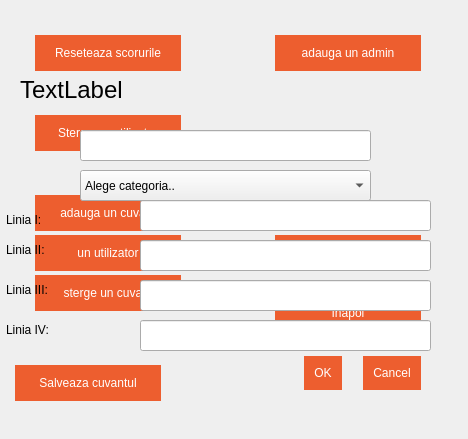
<?xml version="1.0" encoding="UTF-8"?>
<ui version="4.0">
 <class>AdminDialog</class>
 <widget class="QDialog" name="AdminDialog">
  <property name="geometry">
   <rect>
    <x>0</x>
    <y>0</y>
    <width>468</width>
    <height>439</height>
   </rect>
  </property>
  <property name="minimumSize">
   <size>
    <width>468</width>
    <height>439</height>
   </size>
  </property>
  <property name="maximumSize">
   <size>
    <width>468</width>
    <height>439</height>
   </size>
  </property>
  <property name="windowTitle">
   <string>Dialog</string>
  </property>
  <widget class="QDialogButtonBox" name="buttonBox">
   <property name="geometry">
    <rect>
     <x>-60</x>
     <y>330</y>
     <width>481</width>
     <height>71</height>
    </rect>
   </property>
   <property name="minimumSize">
    <size>
     <width>481</width>
     <height>71</height>
    </size>
   </property>
   <property name="styleSheet">
    <string notr="true">.QPushButton {
font-family: 'Segoe UI', 'Open Sans', Arial, sans-serif;
    color: rgb(255, 255, 255);
    text-decoration: none;
    text-align: center;
    padding: 10px;
    margin: 15px 0px 0px 15px;
    font-size: 12px;
    text-transform: uppercase;
    background: #ED5E2F;
    color: #FFF;
    border: 0px none;
    outline: 0px none;
}

.QPushButton:hover {
  background: #3498db;
  background-image: -webkit-linear-gradient(top, #3498db, #3498db);
  background-image: -moz-linear-gradient(top, #3498db, #3498db);
  background-image: -ms-linear-gradient(top, #3498db, #3498db);
  background-image: -o-linear-gradient(top, #3498db, #3498db);
  background-image: linear-gradient(to bottom, #3498db, #3498db);
  text-decoration: none;
}

.QPushButton:pressed {
    background: #F6A953;
}</string>
   </property>
   <property name="orientation">
    <enum>Qt::Horizontal</enum>
   </property>
   <property name="standardButtons">
    <set>QDialogButtonBox::Cancel|QDialogButtonBox::Ok</set>
   </property>
  </widget>
  <widget class="QPushButton" name="pushButton_10">
   <property name="geometry">
    <rect>
     <x>20</x>
     <y>20</y>
     <width>161</width>
     <height>51</height>
    </rect>
   </property>
   <property name="styleSheet">
    <string notr="true">.QPushButton {
font-family: 'Segoe UI', 'Open Sans', Arial, sans-serif;
    color: rgb(255, 255, 255);
    text-decoration: none;
    text-align: center;
    padding: 10px;
    margin: 15px 0px 0px 15px;
    font-size: 12px;
    text-transform: uppercase;
    background: #ED5E2F;
    color: #FFF;
    border: 0px none;
    outline: 0px none;
}

.QPushButton:hover {
  background: #3498db;
  background-image: -webkit-linear-gradient(top, #3498db, #3498db);
  background-image: -moz-linear-gradient(top, #3498db, #3498db);
  background-image: -ms-linear-gradient(top, #3498db, #3498db);
  background-image: -o-linear-gradient(top, #3498db, #3498db);
  background-image: linear-gradient(to bottom, #3498db, #3498db);
  text-decoration: none;
}

.QPushButton:pressed {
    background: #F6A953;
}</string>
   </property>
   <property name="text">
    <string>Reseteaza scorurile</string>
   </property>
  </widget>
  <widget class="QPushButton" name="pushButton_11">
   <property name="geometry">
    <rect>
     <x>20</x>
     <y>100</y>
     <width>161</width>
     <height>51</height>
    </rect>
   </property>
   <property name="styleSheet">
    <string notr="true">.QPushButton {
font-family: 'Segoe UI', 'Open Sans', Arial, sans-serif;
    color: rgb(255, 255, 255);
    text-decoration: none;
    text-align: center;
    padding: 10px;
    margin: 15px 0px 0px 15px;
    font-size: 12px;
    text-transform: uppercase;
    background: #ED5E2F;
    color: #FFF;
    border: 0px none;
    outline: 0px none;
}

.QPushButton:hover {
  background: #3498db;
  background-image: -webkit-linear-gradient(top, #3498db, #3498db);
  background-image: -moz-linear-gradient(top, #3498db, #3498db);
  background-image: -ms-linear-gradient(top, #3498db, #3498db);
  background-image: -o-linear-gradient(top, #3498db, #3498db);
  background-image: linear-gradient(to bottom, #3498db, #3498db);
  text-decoration: none;
}

.QPushButton:pressed {
    background: #F6A953;
}</string>
   </property>
   <property name="text">
    <string>Sterge un utilizator</string>
   </property>
  </widget>
  <widget class="QPushButton" name="pushButton_12">
   <property name="geometry">
    <rect>
     <x>20</x>
     <y>180</y>
     <width>161</width>
     <height>51</height>
    </rect>
   </property>
   <property name="styleSheet">
    <string notr="true">.QPushButton {
font-family: 'Segoe UI', 'Open Sans', Arial, sans-serif;
    color: rgb(255, 255, 255);
    text-decoration: none;
    text-align: center;
    padding: 10px;
    margin: 15px 0px 0px 15px;
    font-size: 12px;
    text-transform: uppercase;
    background: #ED5E2F;
    color: #FFF;
    border: 0px none;
    outline: 0px none;
}

.QPushButton:hover {
  background: #3498db;
  background-image: -webkit-linear-gradient(top, #3498db, #3498db);
  background-image: -moz-linear-gradient(top, #3498db, #3498db);
  background-image: -ms-linear-gradient(top, #3498db, #3498db);
  background-image: -o-linear-gradient(top, #3498db, #3498db);
  background-image: linear-gradient(to bottom, #3498db, #3498db);
  text-decoration: none;
}

.QPushButton:pressed {
    background: #F6A953;
}</string>
   </property>
   <property name="text">
    <string>adauga un cuvant</string>
   </property>
  </widget>
  <widget class="QPushButton" name="pushButton_13">
   <property name="geometry">
    <rect>
     <x>20</x>
     <y>260</y>
     <width>161</width>
     <height>51</height>
    </rect>
   </property>
   <property name="styleSheet">
    <string notr="true">.QPushButton {
font-family: 'Segoe UI', 'Open Sans', Arial, sans-serif;
    color: rgb(255, 255, 255);
    text-decoration: none;
    text-align: center;
    padding: 10px;
    margin: 15px 0px 0px 15px;
    font-size: 12px;
    text-transform: uppercase;
    background: #ED5E2F;
    color: #FFF;
    border: 0px none;
    outline: 0px none;
}

.QPushButton:hover {
  background: #3498db;
  background-image: -webkit-linear-gradient(top, #3498db, #3498db);
  background-image: -moz-linear-gradient(top, #3498db, #3498db);
  background-image: -ms-linear-gradient(top, #3498db, #3498db);
  background-image: -o-linear-gradient(top, #3498db, #3498db);
  background-image: linear-gradient(to bottom, #3498db, #3498db);
  text-decoration: none;
}

.QPushButton:pressed {
    background: #F6A953;
}</string>
   </property>
   <property name="text">
    <string>sterge un cuvant</string>
   </property>
  </widget>
  <widget class="QPushButton" name="pushButton_14">
   <property name="geometry">
    <rect>
     <x>260</x>
     <y>20</y>
     <width>161</width>
     <height>51</height>
    </rect>
   </property>
   <property name="styleSheet">
    <string notr="true">.QPushButton {
font-family: 'Segoe UI', 'Open Sans', Arial, sans-serif;
    color: rgb(255, 255, 255);
    text-decoration: none;
    text-align: center;
    padding: 10px;
    margin: 15px 0px 0px 15px;
    font-size: 12px;
    text-transform: uppercase;
    background: #ED5E2F;
    color: #FFF;
    border: 0px none;
    outline: 0px none;
}

.QPushButton:hover {
  background: #3498db;
  background-image: -webkit-linear-gradient(top, #3498db, #3498db);
  background-image: -moz-linear-gradient(top, #3498db, #3498db);
  background-image: -ms-linear-gradient(top, #3498db, #3498db);
  background-image: -o-linear-gradient(top, #3498db, #3498db);
  background-image: linear-gradient(to bottom, #3498db, #3498db);
  text-decoration: none;
}

.QPushButton:pressed {
    background: #F6A953;
}</string>
   </property>
   <property name="text">
    <string>adauga un admin</string>
   </property>
  </widget>
  <widget class="QPushButton" name="pushButton_15">
   <property name="geometry">
    <rect>
     <x>20</x>
     <y>220</y>
     <width>161</width>
     <height>51</height>
    </rect>
   </property>
   <property name="styleSheet">
    <string notr="true">.QPushButton {
font-family: 'Segoe UI', 'Open Sans', Arial, sans-serif;
    color: rgb(255, 255, 255);
    text-decoration: none;
    text-align: center;
    padding: 5px;
    margin: 15px 0px 0px 15px;
    font-size: 12px;
    text-transform: uppercase;
    background: #ED5E2F;
    color: #FFF;
    border: 0px none;
    outline: 0px none;
}

.QPushButton:hover {
  background: #3498db;
  background-image: -webkit-linear-gradient(top, #3498db, #3498db);
  background-image: -moz-linear-gradient(top, #3498db, #3498db);
  background-image: -ms-linear-gradient(top, #3498db, #3498db);
  background-image: -o-linear-gradient(top, #3498db, #3498db);
  background-image: linear-gradient(to bottom, #3498db, #3498db);
  text-decoration: none;
}

.QPushButton:pressed {
    background: #F6A953;
}</string>
   </property>
   <property name="text">
    <string>un utilizator</string>
   </property>
  </widget>
  <widget class="QPushButton" name="pushButton_16">
   <property name="geometry">
    <rect>
     <x>260</x>
     <y>220</y>
     <width>161</width>
     <height>51</height>
    </rect>
   </property>
   <property name="styleSheet">
    <string notr="true">.QPushButton {
font-family: 'Segoe UI', 'Open Sans', Arial, sans-serif;
    color: rgb(255, 255, 255);
    text-decoration: none;
    text-align: center;
    padding: 5px;
    margin: 15px 0px 0px 15px;
    font-size: 12px;
    text-transform: uppercase;
    background: #ED5E2F;
    color: #FFF;
    border: 0px none;
    outline: 0px none;
}

.QPushButton:hover {
  background: #3498db;
  background-image: -webkit-linear-gradient(top, #3498db, #3498db);
  background-image: -moz-linear-gradient(top, #3498db, #3498db);
  background-image: -ms-linear-gradient(top, #3498db, #3498db);
  background-image: -o-linear-gradient(top, #3498db, #3498db);
  background-image: linear-gradient(to bottom, #3498db, #3498db);
  text-decoration: none;
}

.QPushButton:pressed {
    background: #F6A953;
}</string>
   </property>
   <property name="text">
    <string>toti utilizatorii</string>
   </property>
  </widget>
  <widget class="QPushButton" name="pushButton_17">
   <property name="geometry">
    <rect>
     <x>260</x>
     <y>280</y>
     <width>161</width>
     <height>51</height>
    </rect>
   </property>
   <property name="styleSheet">
    <string notr="true">.QPushButton {
font-family: 'Segoe UI', 'Open Sans', Arial, sans-serif;
    color: rgb(255, 255, 255);
    text-decoration: none;
    text-align: center;
    padding: 10px;
    margin: 15px 0px 0px 15px;
    font-size: 12px;
    text-transform: uppercase;
    background: #ED5E2F;
    color: #FFF;
    border: 0px none;
    outline: 0px none;
}

.QPushButton:hover {
  background: #3498db;
  background-image: -webkit-linear-gradient(top, #3498db, #3498db);
  background-image: -moz-linear-gradient(top, #3498db, #3498db);
  background-image: -ms-linear-gradient(top, #3498db, #3498db);
  background-image: -o-linear-gradient(top, #3498db, #3498db);
  background-image: linear-gradient(to bottom, #3498db, #3498db);
  text-decoration: none;
}

.QPushButton:pressed {
    background: #F6A953;
}</string>
   </property>
   <property name="text">
    <string>Inapoi</string>
   </property>
  </widget>
  <widget class="QLabel" name="label">
   <property name="geometry">
    <rect>
     <x>20</x>
     <y>40</y>
     <width>391</width>
     <height>101</height>
    </rect>
   </property>
   <property name="text">
    <string>&lt;html&gt;&lt;head/&gt;&lt;body&gt;&lt;p&gt;&lt;span style=&quot; font-size:18pt;&quot;&gt;TextLabel&lt;/span&gt;&lt;/p&gt;&lt;/body&gt;&lt;/html&gt;</string>
   </property>
  </widget>
  <widget class="QLineEdit" name="lineEdit">
   <property name="geometry">
    <rect>
     <x>80</x>
     <y>130</y>
     <width>291</width>
     <height>31</height>
    </rect>
   </property>
  </widget>
  <widget class="QPushButton" name="pushButton_18">
   <property name="geometry">
    <rect>
     <x>260</x>
     <y>220</y>
     <width>161</width>
     <height>51</height>
    </rect>
   </property>
   <property name="styleSheet">
    <string notr="true">.QPushButton {
font-family: 'Segoe UI', 'Open Sans', Arial, sans-serif;
    color: rgb(255, 255, 255);
    text-decoration: none;
    text-align: center;
    padding: 10px;
    margin: 15px 0px 0px 15px;
    font-size: 12px;
    text-transform: uppercase;
    background: #ED5E2F;
    color: #FFF;
    border: 0px none;
    outline: 0px none;
}

.QPushButton:hover {
  background: #3498db;
  background-image: -webkit-linear-gradient(top, #3498db, #3498db);
  background-image: -moz-linear-gradient(top, #3498db, #3498db);
  background-image: -ms-linear-gradient(top, #3498db, #3498db);
  background-image: -o-linear-gradient(top, #3498db, #3498db);
  background-image: linear-gradient(to bottom, #3498db, #3498db);
  text-decoration: none;
}

.QPushButton:pressed {
    background: #F6A953;
}</string>
   </property>
   <property name="text">
    <string>ok</string>
   </property>
  </widget>
  <widget class="QComboBox" name="comboBox">
   <property name="geometry">
    <rect>
     <x>80</x>
     <y>170</y>
     <width>291</width>
     <height>31</height>
    </rect>
   </property>
   <item>
    <property name="text">
     <string>Alege categoria..</string>
    </property>
   </item>
   <item>
    <property name="text">
     <string>animale</string>
    </property>
   </item>
   <item>
    <property name="text">
     <string>autori</string>
    </property>
   </item>
   <item>
    <property name="text">
     <string>pictori</string>
    </property>
   </item>
   <item>
    <property name="text">
     <string>judete</string>
    </property>
   </item>
   <item>
    <property name="text">
     <string>plante</string>
    </property>
   </item>
   <item>
    <property name="text">
     <string>fructe</string>
    </property>
   </item>
   <item>
    <property name="text">
     <string>tari</string>
    </property>
   </item>
  </widget>
  <widget class="QLineEdit" name="lineEdit_2">
   <property name="geometry">
    <rect>
     <x>140</x>
     <y>280</y>
     <width>291</width>
     <height>31</height>
    </rect>
   </property>
   <property name="maxLength">
    <number>37</number>
   </property>
  </widget>
  <widget class="QLineEdit" name="lineEdit_3">
   <property name="geometry">
    <rect>
     <x>140</x>
     <y>320</y>
     <width>291</width>
     <height>31</height>
    </rect>
   </property>
   <property name="maxLength">
    <number>37</number>
   </property>
  </widget>
  <widget class="QLineEdit" name="lineEdit_4">
   <property name="geometry">
    <rect>
     <x>140</x>
     <y>240</y>
     <width>291</width>
     <height>31</height>
    </rect>
   </property>
   <property name="maxLength">
    <number>37</number>
   </property>
  </widget>
  <widget class="QLineEdit" name="lineEdit_5">
   <property name="geometry">
    <rect>
     <x>140</x>
     <y>200</y>
     <width>291</width>
     <height>31</height>
    </rect>
   </property>
   <property name="maxLength">
    <number>37</number>
   </property>
  </widget>
  <widget class="QPushButton" name="pushButton_19">
   <property name="geometry">
    <rect>
     <x>0</x>
     <y>350</y>
     <width>161</width>
     <height>51</height>
    </rect>
   </property>
   <property name="styleSheet">
    <string notr="true">.QPushButton {
font-family: 'Segoe UI', 'Open Sans', Arial, sans-serif;
    color: rgb(255, 255, 255);
    text-decoration: none;
    text-align: center;
    padding: 10px;
    margin: 15px 0px 0px 15px;
    font-size: 12px;
    text-transform: uppercase;
    background: #ED5E2F;
    color: #FFF;
    border: 0px none;
    outline: 0px none;
}

.QPushButton:hover {
  background: #3498db;
  background-image: -webkit-linear-gradient(top, #3498db, #3498db);
  background-image: -moz-linear-gradient(top, #3498db, #3498db);
  background-image: -ms-linear-gradient(top, #3498db, #3498db);
  background-image: -o-linear-gradient(top, #3498db, #3498db);
  background-image: linear-gradient(to bottom, #3498db, #3498db);
  text-decoration: none;
}

.QPushButton:pressed {
    background: #F6A953;
}</string>
   </property>
   <property name="text">
    <string>Salveaza cuvantul</string>
   </property>
  </widget>
  <widget class="QLabel" name="label_2">
   <property name="geometry">
    <rect>
     <x>6</x>
     <y>210</y>
     <width>81</width>
     <height>20</height>
    </rect>
   </property>
   <property name="text">
    <string>Linia I:</string>
   </property>
  </widget>
  <widget class="QLabel" name="label_3">
   <property name="geometry">
    <rect>
     <x>6</x>
     <y>240</y>
     <width>81</width>
     <height>20</height>
    </rect>
   </property>
   <property name="text">
    <string>Linia II:</string>
   </property>
  </widget>
  <widget class="QLabel" name="label_4">
   <property name="geometry">
    <rect>
     <x>6</x>
     <y>280</y>
     <width>81</width>
     <height>20</height>
    </rect>
   </property>
   <property name="text">
    <string>Linia III:</string>
   </property>
  </widget>
  <widget class="QLabel" name="label_5">
   <property name="geometry">
    <rect>
     <x>6</x>
     <y>320</y>
     <width>81</width>
     <height>20</height>
    </rect>
   </property>
   <property name="text">
    <string>Linia IV:</string>
   </property>
  </widget>
 </widget>
 <resources/>
 <connections>
  <connection>
   <sender>buttonBox</sender>
   <signal>accepted()</signal>
   <receiver>AdminDialog</receiver>
   <slot>accept()</slot>
   <hints>
    <hint type="sourcelabel">
     <x>248</x>
     <y>254</y>
    </hint>
    <hint type="destinationlabel">
     <x>157</x>
     <y>274</y>
    </hint>
   </hints>
  </connection>
  <connection>
   <sender>buttonBox</sender>
   <signal>rejected()</signal>
   <receiver>AdminDialog</receiver>
   <slot>reject()</slot>
   <hints>
    <hint type="sourcelabel">
     <x>316</x>
     <y>260</y>
    </hint>
    <hint type="destinationlabel">
     <x>286</x>
     <y>274</y>
    </hint>
   </hints>
  </connection>
 </connections>
</ui>
